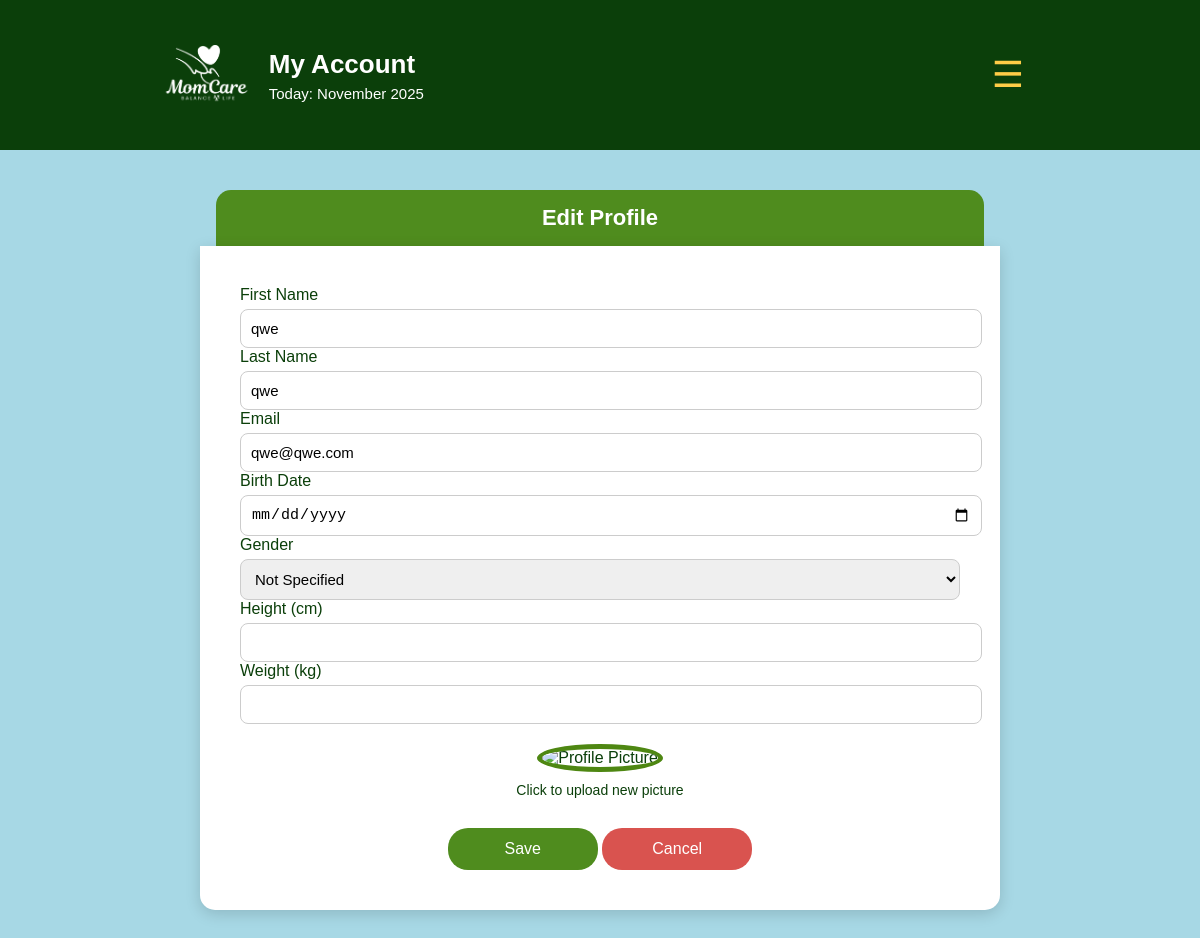
Screenshot of /profile/edit/1 (signed in) with the database file from the repository.
### tables this page shows
CREATE TABLE users (
            id INTEGER PRIMARY KEY AUTOINCREMENT,
            first TEXT NOT NULL,
            last TEXT NOT NULL,
            email TEXT NOT NULL UNIQUE,
            birthdate TEXT,
            password_hash TEXT NOT NULL,
            security_question TEXT,
            security_answer TEXT
        , gender TEXT, height TEXT, weight TEXT, profile_picture TEXT DEFAULT '');

### app.py (the view, shortened to what this page needs)
@app.route('/profile/edit/<int:user_id>', methods=['GET', 'POST'])
def edit_profile(user_id):
    user_email = session.get('user_email')
    if not user_email:
        flash('Please sign in to edit your profile.')
        return redirect(url_for('index'))
    conn = get_db()
    cur = conn.cursor()
    cur.execute('SELECT * FROM users WHERE id = ?', (user_id,))
    user_row = cur.fetchone()
    if not user_row:
        conn.close()
        flash('User not found.')
        return redirect(url_for('dashboard'))
    if user_row['email'] != user_email:
        conn.close()
        flash('Unauthorized access.')
        return redirect(url_for('dashboard'))
    conn.close()
    user = dict(user_row)
    user['first_name'] = user['first']
    user['last_name'] = user['last']
    user['birthdate'] = user.get('birthdate', '')
    user['gender'] = user.get('gender', '')
    user['height'] = user.get('height', '')
    user['weight'] = user.get('weight', '')
    first = session.get('user_first')
    today = datetime.now().strftime('%B %d, %Y')
    return render_template('edit.html', user=user, first=first, today=today)

### app.py (called while the page is built)
def get_db() -> Connection:
    conn = sqlite3.connect(DB_PATH)
    conn.row_factory = sqlite3.Row
    return conn

### templates/edit.html (shortened to what this page needs)
<!DOCTYPE html>
<html lang="en">
<head>
</head>
<body>
<div class="top-header">
    <div class="header-left">
        <img src="{{ url_for('static', filename='images/momcare_logo_white.png') }}" alt="Logo">
        <div>
            <div class="page-title">My Account</div>
            <div class="date-text">Today: November 2025</div>
        </div>
    </div>
    <button class="menu-btn" onclick="toggleMenu()">☰</button>
</div>
<div class="section-header">Edit Profile</div>
<div class="profile-box">
    <form method="POST" action="{{ url_for('edit_profile', user_id=user.id) }}" enctype="multipart/form-data">
    <label for="first_name">First Name</label>
    <input type="text" id="first_name" name="first_name" value="{{ user.first_name or '' }}" required>
    <label for="last_name">Last Name</label>
    <input type="text" id="last_name" name="last_name" value="{{ user.last_name or '' }}" required>
    <label for="email">Email</label>
    <input type="email" id="email" name="email" value="{{ user.email or '' }}" required>
    <label for="birthdate">Birth Date</label>
    <input type="date" id="birthdate" name="birthdate" value="{{ user.birthdate or '' }}">
    <label for="gender">Gender</label>
    <select id="gender" name="gender">
        <option value="Not Specified" {% if user.gender == 'Not Specified' or not user.gender %}selected{% endif %}>Not Specified</option>
    </select>
    <label for="height">Height (cm)</label>
    <input type="number" id="height" name="height" value="{{ user.height or '' }}">
    <label for="weight">Weight (kg)</label>
    <input type="number" id="weight" name="weight" value="{{ user.weight or '' }}">
    <div class="profile-photo">
        <img id="profile-preview" src="{{ user.profile_picture or url_for('static', filename='images/default-avatar.png') }}" alt="Profile Picture">
        <label for="profile_picture" class="upload-label">Click to upload new picture</label>
    </div>
    <div class="btn-row">
        <button class="save-btn" type="submit">Save</button>
        <a href="{{ url_for('profile', user_id=user.id) }}">
            <button type="button" class="cancel-btn">Cancel</button>
        </a>
    </div>
    </form>
</div>
</body>
</html>

### templates/edit.html (style rules this page uses)
body { font-family: 'Poppins', sans-serif; background-color: #a7d8e5; margin: 0; padding: 0; }
.top-header { background-color: #0b3f0a; padding: 45px 160px; display: flex; justify-content: space-between; align-items: center; color: white; position: relative; }
.header-left { display: flex; align-items: center; }
.header-left img { height: 60px; margin-right: 15px; }
.page-title { font-size: 26px; font-weight: bold; }
.date-text { margin-top: 5px; font-size: 15px; }
.menu-btn { font-size: 36px; color: #fecc47; background: none; border: none; cursor: pointer; margin-right: 10px; }
.section-header { background-color: #4f8c1e; color: white; text-align: center; font-size: 22px; padding: 15px 0; width: 64%; margin: 40px auto 0; border-top-left-radius: 15px; border-top-right-radius: 15px; font-weight: bold; }
.profile-box { width: 60%; background-color: white; margin: 0 auto 50px; padding: 40px; border-radius: 0 0 15px 15px; box-shadow: 0px 4px 15px rgba(0,0,0,0.15); color: #0b3f0a; font-size: 16px; }
.profile-photo { text-align: center; margin-top: 20px; }
.profile-photo img { width: 130px; height: 130px; border-radius: 50%; border: 5px solid #4e8712; object-fit: cover; }
.upload-label { margin-top: 10px; display: block; font-size: 14px; color: #0b3f0a; cursor: pointer; }
input, select { width: 100%; padding: 10px; border-radius: 8px; border: 1px solid #ccc; margin-top: 5px; font-size: 15px; }
.btn-row { text-align: center; margin-top: 30px; }
.save-btn { background-color: #4f8c1e; border: none; padding: 12px 25px; border-radius: 20px; color: white; cursor: pointer; width: 150px; font-size: 16px; }
.cancel-btn { background-color: #d9534f; border: none; padding: 12px 25px; border-radius: 20px; color: white; cursor: pointer; width: 150px; font-size: 16px; }

### rows the page displays
users: first_name "qwe", last_name "qwe", email "qwe@qwe.com"
